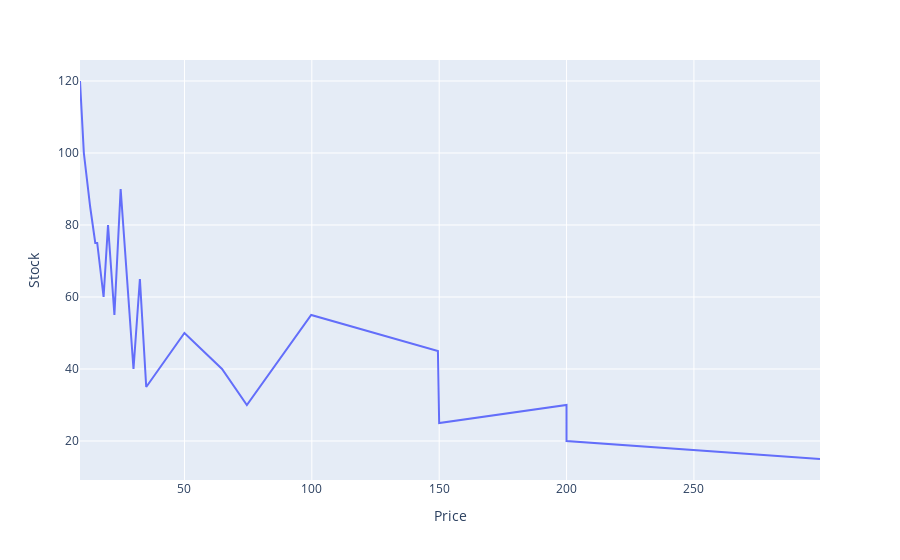

Source (notebook cell):
### Code cell
import plotly.express as px
f = px.line(
    # df, 
    df.sort_values(by="Price"), # Verlo de manera ordenada, ordeno por X en la grafica
    "Price",
    "Stock"
)
f.show()

### Figure 1 — Plotly figure (JSON) as saved in the notebook; plotly's stock layout.template omitted (floating-point values rounded to 4 significant figures)
{"data": [{"hovertemplate": "Price=%{x}<br>Stock=%{y}<extra></extra>", "legendgroup": "", "line": {"color": "#636efa", "dash": "solid"}, "marker": {"symbol": "circle"}, "mode": "lines", "name": "", "orientation": "v", "showlegend": false, "type": "scatter", "x": [8.99, 10.5, 12.99, 14.99, 15.75, 18.25, 19.99, 22.5, 24.95, 29.99, 32.5, 34.99, 49.99, 64.75, 74.5, 99.75, 149.5, 150.0, 200.0, 200.0, 299.5], "xaxis": "x", "y": [120, 100, 85, 75, 75, 60, 80, 55, 90, 40, 65, 35, 50, 40, 30, 55, 45, 25, 30, 20, 15], "yaxis": "y"}], "layout": {"legend": {"tracegroupgap": 0}, "margin": {"t": 60}, "xaxis": {"anchor": "y", "domain": [0, 1], "title": {"text": "Price"}}, "yaxis": {"anchor": "x", "domain": [0, 1], "title": {"text": "Stock"}}}}
